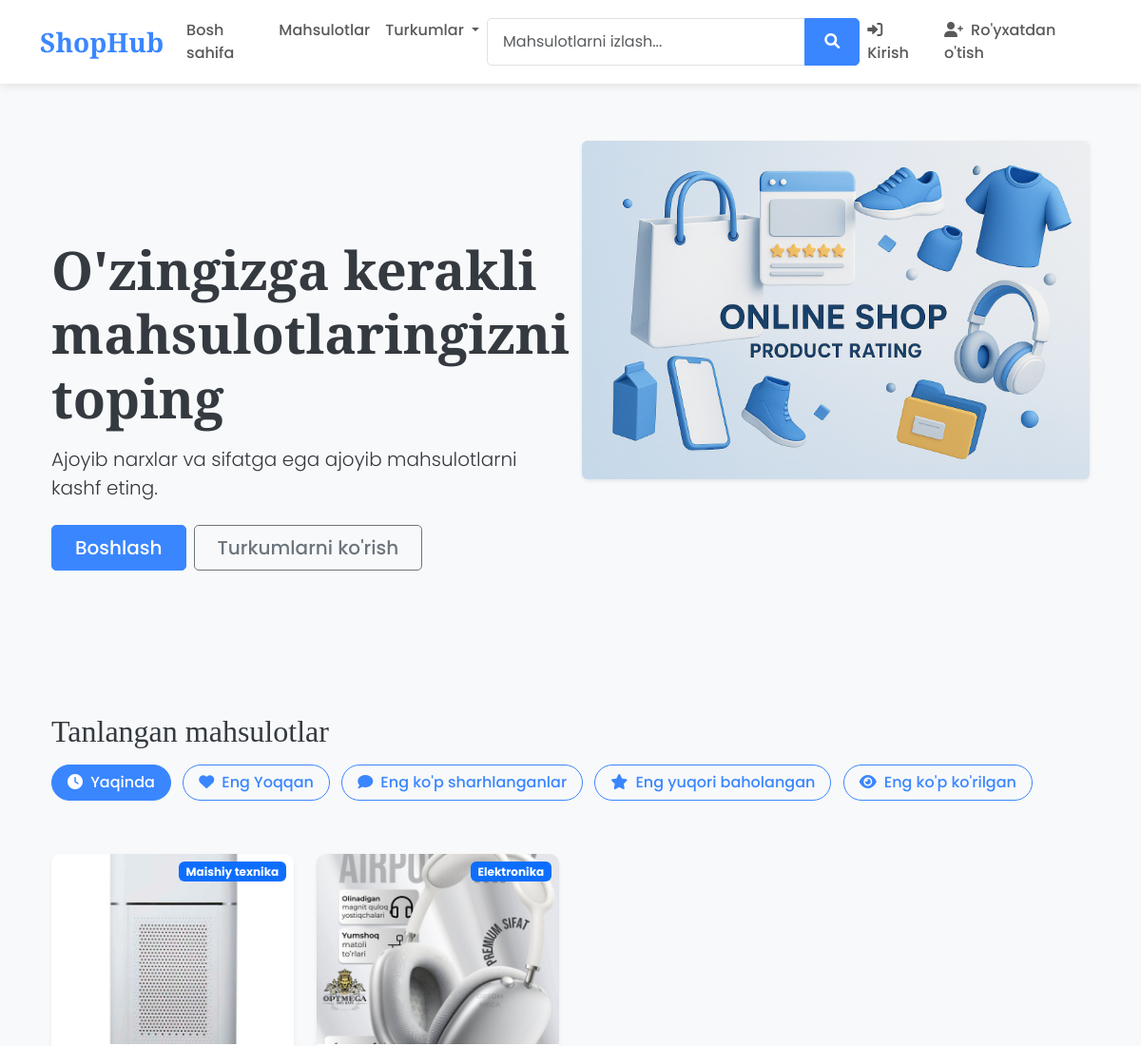
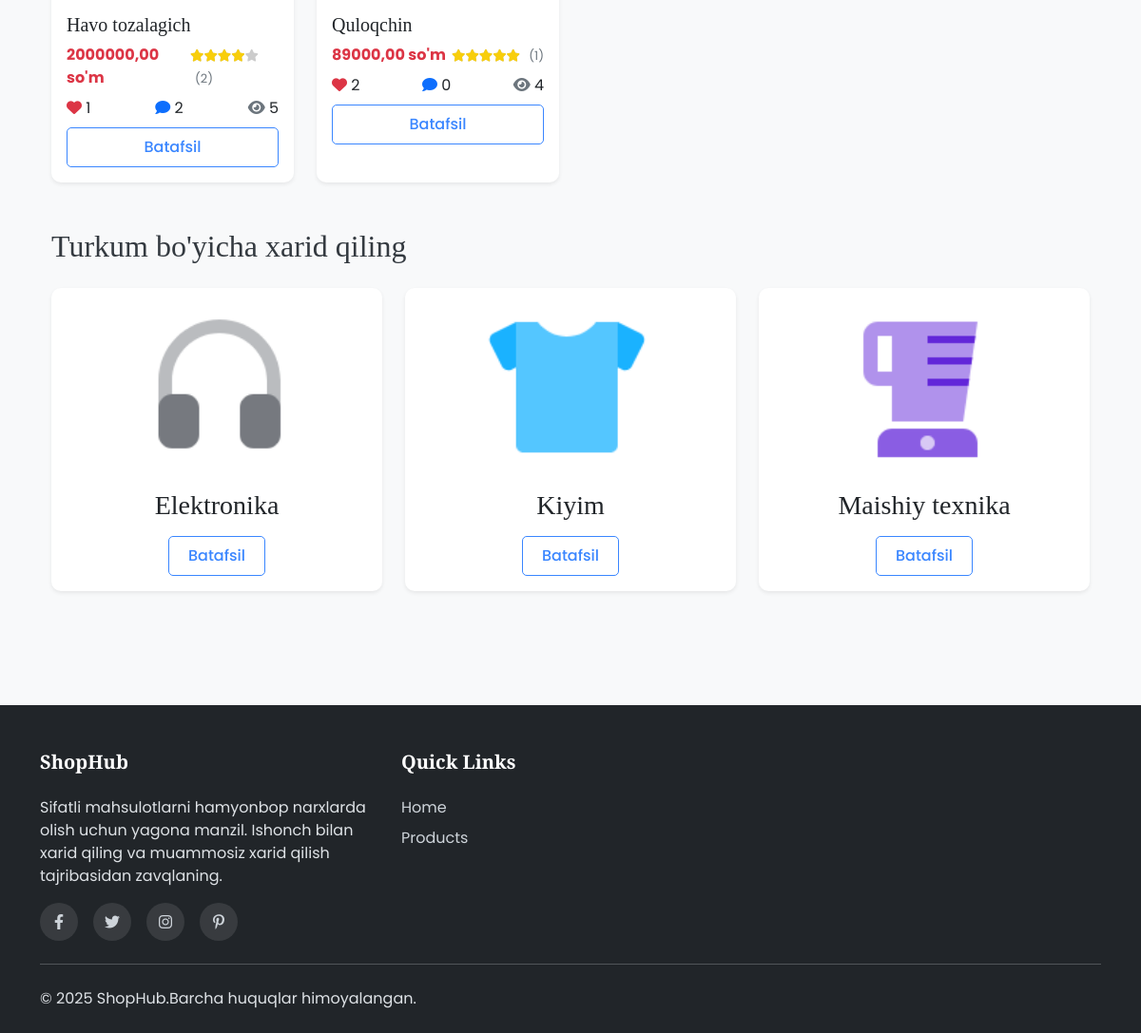
The page / on the database its author committed (2 pictures, top to bottom).
### shop/models.py (models this page shows, shortened)
class Product(models.Model):
    name = models.CharField(max_length=200)
    slug = models.SlugField(max_length=200, unique=True)
    description = models.TextField()
    price = models.DecimalField(max_digits=10, decimal_places=2)
    image = models.ImageField(upload_to='products')
    stock = models.PositiveIntegerField(default=1)
    available = models.BooleanField(default=True)
    category = models.ForeignKey(Category, on_delete=models.CASCADE, related_name='products')
    created = models.DateTimeField(auto_now_add=True)
    updated = models.DateTimeField(auto_now=True)
    likes = models.ManyToManyField(settings.AUTH_USER_MODEL, related_name='liked_products', blank=True)
    owner = models.ForeignKey(settings.AUTH_USER_MODEL, on_delete=models.CASCADE, related_name='owned_products')
    view_count = models.PositiveIntegerField(default=0)
    def get_absolute_url(self):
        return reverse('product_detail', kwargs={'slug': self.slug})
    def average_rating(self):
        ratings = Rating.objects.filter(product=self).aggregate(avg_rating=Avg('rating'))
        return ratings['avg_rating'] if ratings['avg_rating'] else 0
    def get_star_percentage(self):
        avg = self.average_rating()
        return int((avg / 5) * 100) if avg else 0
    class Meta:
        verbose_name = "Mahsulotlar"
        verbose_name_plural = "Mahsulotlar"

class Category(models.Model):
    name = models.CharField(max_length=100)
    slug = models.SlugField(max_length=100, unique=True)
    description = models.TextField(blank=True)
    image = models.ImageField(upload_to='categories', blank=True)
    class Meta:
        verbose_name_plural = 'Categories'
    def get_absolute_url(self):
        return reverse('products_by_category', kwargs={'category_slug': self.slug})
    class Meta:
        verbose_name = "Turkumlar"
        verbose_name_plural = "Turkumlar"

### shop/views.py (the view)
# urls.py: path('', views.home, name='home'),
def home(request):
    categories = Category.objects.all()
    filter_type = request.GET.get('filter', 'recent')
    products = Product.objects.filter(available=True)
    try:
        if filter_type == 'most_liked':
            products = products.annotate(like_count=Count('likes')).order_by('-like_count', '-created')[:8]
        elif filter_type == 'most_commented':
            products = products.annotate(comment_count=Count('comments')).order_by('-comment_count', '-created')[:8]
        elif filter_type == 'highest_rated':
            products = products.annotate(avg_rating=Coalesce(Avg('ratings__rating'), 0.0)).order_by('-avg_rating', '-created')[:8]
        elif filter_type == 'most_viewed':
            products = products.order_by('-view_count', '-created')[:8]
        else:  # recent
            products = products.order_by('-created')[:8]
    except Exception as e:
        print(f"Error in filtering: {e}")
        products = products.order_by('-created')[:8]  # Fallback to recent
    context = {
        'products': products,
        'categories': categories,
        'current_filter': filter_type,
    }
    return render(request, 'shop/home.html', context)

### templates/shop/home.html (shortened to what this page needs)
{% extends 'base.html' %}
{% block content %}
<div class="container">
    <div class="row py-5" style="height: 650px;">
        <div class="col-md-6 d-flex flex-column justify-content-center">
            <h1 class="display-4 fw-bold mb-3">O'zingizga kerakli mahsulotlaringizni toping</h1>
            <p class="lead mb-4">Ajoyib narxlar va sifatga ega ajoyib mahsulotlarni kashf eting.</p>
            <div class="d-grid gap-2 d-md-flex">
                <a href="{% url 'product_list' %}" class="btn btn-primary btn-lg px-4">Boshlash</a>
                <a href="#categories" class="btn btn-outline-secondary btn-lg px-4">Turkumlarni ko'rish</a>
            </div>
        </div>
        <div class="col-md-6">
            <img src="../../media/fo.jpg" alt="Hero Image" class="img-fluid rounded shadow-sm">
        </div>
    </div>
    <div class="row mb-4">
        <div class="col-12">
            <h2 class="mb-3">Tanlangan mahsulotlar</h2>
            <div class="filter-buttons mb-4">
                <a href="{% url 'home' %}?filter=recent" class="btn {% if current_filter == 'recent' %}btn-primary{% else %}btn-outline-primary{% endif %} me-2 mb-2">
                    <i class="fas fa-clock me-1"></i> Yaqinda
                </a>
                <a href="{% url 'home' %}?filter=most_liked" class="btn {% if current_filter == 'most_liked' %}btn-primary{% else %}btn-outline-primary{% endif %} me-2 mb-2">
                    <i class="fas fa-heart me-1"></i> Eng Yoqqan
                </a>
                <a href="{% url 'home' %}?filter=most_commented" class="btn {% if current_filter == 'most_commented' %}btn-primary{% else %}btn-outline-primary{% endif %} me-2 mb-2">
                    <i class="fas fa-comment me-1"></i> Eng ko'p sharhlanganlar
                </a>
                <a href="{% url 'home' %}?filter=highest_rated" class="btn {% if current_filter == 'highest_rated' %}btn-primary{% else %}btn-outline-primary{% endif %} me-2 mb-2">
                    <i class="fas fa-star me-1"></i> Eng yuqori baholangan
                </a>
                <a href="{% url 'home' %}?filter=most_viewed" class="btn {% if current_filter == 'most_viewed' %}btn-primary{% else %}btn-outline-primary{% endif %} me-2 mb-2">
                    <i class="fas fa-eye me-1"></i> Eng ko'p ko'rilgan
                </a>
            </div>
        </div>
    </div>
    <div class="row row-cols-1 row-cols-md-2 row-cols-lg-4 g-4 mb-5">
        {% for product in products %}
            <div class="col">
                <div class="card h-100 border-0 shadow-sm product-card">
                    <div class="position-relative">
                        <img src="{{ product.image.url }}" class="card-img-top" alt="{{ product.name }}">
                        <span class="badge bg-primary position-absolute top-0 end-0 m-2">{{ product.category.name }}</span>
                    </div>
                    <div class="card-body">
                        <h5 class="card-title">{{ product.name }}</h5>
                        <div class="d-flex justify-content-between align-items-center mb-2">
                            <span class="fw-bold text-danger">{{ product.price }} so'm</span>
                            <div class="product-rating">
                                <div class="stars-outer">
                                    <div class="stars-inner" style="width: {{ product.get_star_percentage }}%;"></div>
                                </div>
                                <span class="rating-count">({{ product.ratings.count }})</span>
                            </div>
                        </div>
                        <div class="d-flex justify-content-between align-items-center mb-2">
                            <div>
                                <i class="fas fa-heart text-danger"></i> {{ product.likes.count }}
                            </div>
                            <div>
                                <i class="fas fa-comment text-primary"></i> {{ product.comments.count }}
                            </div>
                            <div>
                                <i class="fas fa-eye text-secondary"></i> {{ product.view_count }}
                            </div>
                        </div>
                        <div class="d-grid gap-2">
                            <a href="{{ product.get_absolute_url }}" class="btn btn-outline-primary">Batafsil</a>
                        </div>
                    </div>
                </div>
            </div>
        {% empty %}
            <div class="col-12">
                <div class="alert alert-info">Hozircha mahsulotlar yo'q</div>
            </div>
        {% endfor %}
    </div>
    <div id="categories" class="row mb-5">
        <div class="col-12">
            <h2 class="mb-4">Turkum bo'yicha xarid qiling</h2>
        </div>
        {% for category in categories %}
            <div class="col-md-4 mb-4">
                <div class="card border-0 shadow-sm category-card">
                    <div class="card-body text-center">
                        {% if category.image %}
                            <img src="{{ category.image.url }}" class="img-fluid category-img mb-3" alt="{{ category.name }}">
                        {% else %}
                            <div class="category-placeholder mb-3">
                                <i class="fas fa-tags fa-3x"></i>
                            </div>
                        {% endif %}
                        <h3>{{ category.name }}</h3>
                        <a href="{{ category.get_absolute_url }}" class="btn btn-outline-primary">Batafsil</a>
                    </div>
                </div>
            </div>
        {% endfor %}
    </div>
</div>
{% endblock %}

### templates/base.html (shortened to what this page needs)
<!DOCTYPE html>
<html lang="en">
<head>
    <link href="https://cdn.jsdelivr.net/npm/bootstrap@5.3.0-alpha1/dist/css/bootstrap.min.css" rel="stylesheet">
    <link rel="stylesheet" href="https://cdnjs.cloudflare.com/ajax/libs/font-awesome/6.0.0/css/all.min.css">
    <link href="https://unpkg.com/aos@2.3.1/dist/aos.css" rel="stylesheet">
</head>
<body>
    <nav class="navbar navbar-expand-lg navbar-light bg-white fixed-top">
        <div class="container">
            <a class="navbar-brand" href="{% url 'home' %}">ShopHub</a>
            <div class="collapse navbar-collapse" id="navbarNav">
                <ul class="navbar-nav me-auto">
                    <li class="nav-item">
                        <a class="nav-link" href="{% url 'home' %}">Bosh sahifa</a>
                    </li>
                    <li class="nav-item">
                        <a class="nav-link" href="{% url 'product_list' %}">Mahsulotlar</a>
                    </li>
                    <li class="nav-item dropdown">
                        <a class="nav-link dropdown-toggle" href="#" id="navbarDropdown" role="button" data-bs-toggle="dropdown">
                            Turkumlar
                        </a>
                    </li>
                </ul>
                <form class="d-flex mx-auto" action="{% url 'search_products' %}" method="get">
                    <div class="input-group">
                        <input class="form-control" type="search" name="q" placeholder="Mahsulotlarni izlash..." aria-label="Search">
                        <button class="btn btn-primary" type="submit">
                            <i class="fas fa-search"></i>
                        </button>
                    </div>
                </form>
                <ul class="navbar-nav ms-auto">
                    {% if user.is_authenticated %}
                        <li class="nav-item dropdown">
                            <a class="nav-link dropdown-toggle" href="#" id="userDropdown" role="button" data-bs-toggle="dropdown">
                                <i class="fas fa-user-circle me-1"></i> {{ user.first_name }}
                            </a>
                            <ul class="dropdown-menu dropdown-menu-end">
                                <li><a class="dropdown-item" href="{% url 'profile' %}">
                                    <i class="fas fa-user me-2"></i> Profile
                                </a></li>
                                <li><hr class="dropdown-divider"></li>
                                <li><a class="dropdown-item" href="{% url 'logout' %}">
                                    <i class="fas fa-sign-out-alt me-2"></i> Chiqish
                                </a></li>
                            </ul>
                        </li>
                    {% else %}
                        <li class="nav-item">
                            <a class="nav-link" href="{% url 'login' %}">
                                <i class="fas fa-sign-in-alt me-1"></i> Kirish
                            </a>
                        </li>
                        <li class="nav-item">
                            <a class="nav-link" href="{% url 'register' %}">
                                <i class="fas fa-user-plus me-1"></i> Ro'yxatdan o'tish
                            </a>
                        </li>
                    {% endif %}
                </ul>
            </div>
        </div>
    </nav>
    <div class="content">
        <div class="container mt-4">
            {% block content %}{% endblock %}
        </div>
    </div>
    <footer class="mt-5">
        <div class="container">
            <div class="row">
                <div class="col-lg-4 col-md-6 mb-4 mb-md-0">
                    <h5 class="mb-4">ShopHub</h5>
                    <p class="mb-3">Sifatli mahsulotlarni hamyonbop narxlarda olish uchun yagona manzil. Ishonch bilan xarid qiling va muammosiz xarid qilish tajribasidan zavqlaning.</p>
                    <div class="social-icons">
                        <a href="#" title="Facebook"><i class="fab fa-facebook-f"></i></a>
                        <a href="#" title="Twitter"><i class="fab fa-twitter"></i></a>
                        <a href="#" title="Instagram"><i class="fab fa-instagram"></i></a>
                        <a href="#" title="Pinterest"><i class="fab fa-pinterest-p"></i></a>
                    </div>
                </div>
                <div class="col-lg-2 col-md-6 mb-4 mb-md-0">
                    <h5>Quick Links</h5>
                    <ul class="list-unstyled">
                        <li class="mb-2"><a href="{% url 'home' %}"></i>Home</a></li>
                        <li class="mb-2"><a href="{% url 'product_list' %}"></i>Products</a></li>
                    </ul>
                </div>
            </div>
            <hr class="my-4">
            <div class="row align-items-center">
                <div class="col-md-6 text-center text-md-start">
                    <p class="mb-0">&copy; {% now "Y" %} ShopHub.Barcha huquqlar himoyalangan.</p>
                </div>
            </div>
        </div>
    </footer>
</body>
</html>

### rows shown on the page
Product: image (picture), category.name "Maishiy texnika", name "Havo tozalagich", price "2000000,00", ratings.count "2", likes.count "1", comments.count "2", view_count "5"
Product: image (picture), category.name "Elektronika", name "Quloqchin", price "89000,00", ratings.count "1", likes.count "2", comments.count "0", view_count "4"
Category: image (picture), name "Elektronika"
Category: image (picture), name "Kiyim"
Category: image (picture), name "Maishiy texnika"
